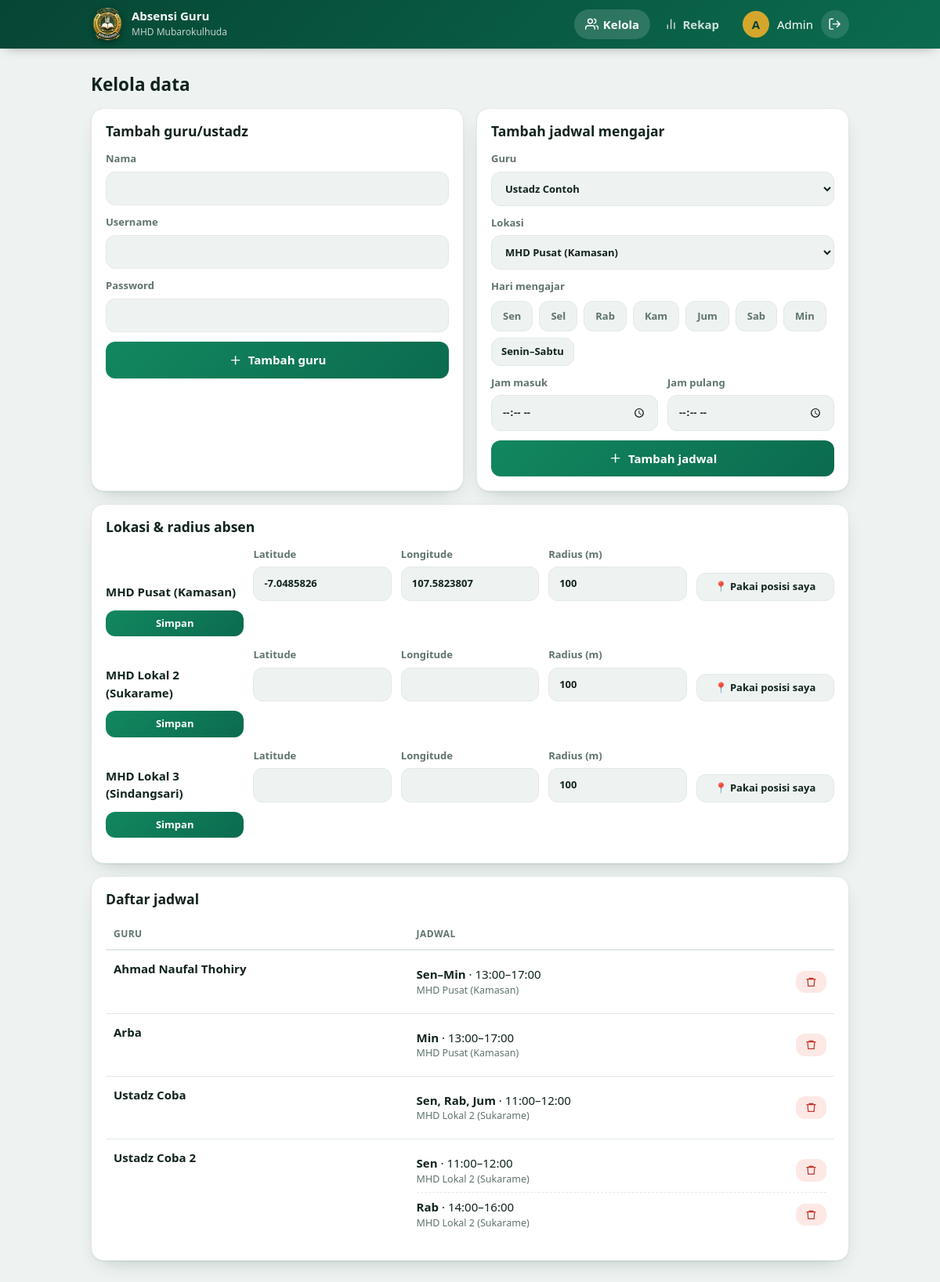
The page /admin (signed in) on the database its author committed.
### tables this page shows
CREATE TABLE lokasi(id integer primary key, nama text unique, lat real, lng real, radius int default 100);

CREATE TABLE jadwal(id integer primary key, user_id int, lokasi_id int, hari int, jam_masuk text, jam_pulang text);

CREATE TABLE users(id integer primary key, nama text, username text unique, password text, role text);

### app.py (the view)
@app.route("/admin")
@login_required("admin")
def admin():
    d = db()
    rows = d.execute("""select j.*, u.nama guru, l.nama lokasi from jadwal j join users u on u.id=j.user_id
        join lokasi l on l.id=j.lokasi_id order by u.nama, j.user_id, j.hari""").fetchall()
    per_guru = {}  # user_id -> {guru, blok}; blok digabung jika lokasi dan jam sama
    for j in rows:
        g = per_guru.setdefault(j["user_id"], {"guru": j["guru"], "blok": {}})
        b = g["blok"].setdefault((j["lokasi"], j["jam_masuk"], j["jam_pulang"]), {"hari": [], "ids": []})
        b["hari"].append(j["hari"]); b["ids"].append(str(j["id"]))
    jadwal = [{"guru": g["guru"], "blok": [
        {"lokasi": k[0], "jam": f"{k[1]}–{k[2]}", "hari": label_hari(v["hari"]), "ids": ",".join(v["ids"])}
        for k, v in sorted(g["blok"].items(), key=lambda kv: min(kv[1]["hari"]))]} for g in per_guru.values()]
    return render_template("admin.html", hari=HARI, jadwal=jadwal,
        lokasi=d.execute("select * from lokasi").fetchall(),
        gurus=d.execute("select * from users where role='guru'").fetchall())

### app.py (called while the page is built)
def db():
    if "db" not in g:
        g.db = sqlite3.connect(DB); g.db.row_factory = sqlite3.Row
    return g.db

@app.teardown_appcontext
def tutup(_):
    d = g.pop("db", None)
    if d: d.close()

def login_required(role=None):
    def deco(f):
        @wraps(f)
        def w(*a, **k):
            if "uid" not in session: return redirect("/login")
            if role and session["role"] != role: abort(403)
            return f(*a, **k)
        return w
    return deco

def label_hari(hs):
    if hs[0] == -1: return "Setiap hari"
    n = [h[:3] for h in HARI]; out = []; i = 0
    while i < len(hs):
        j = i
        while j + 1 < len(hs) and hs[j + 1] == hs[j] + 1: j += 1
        out.append(f"{n[hs[i]]}–{n[hs[j]]}" if j - i >= 2 else ", ".join(n[h] for h in hs[i:j + 1]))
        i = j + 1
    return ", ".join(out)

### templates/admin.html
{% extends "base.html" %}{% from "_m.html" import ic %}{% block t %}Kelola{% endblock %}{% block c %}
<div class=page-h><h2>Kelola data</h2></div>
<div class="grid g2"><div class=card><h3>Tambah guru/ustadz</h3><form method=post action=/admin/guru class=f><label>Nama<input name=nama required></label><label>Username<input name=username required></label><label>Password<input name=password required></label><button class=btn>{{ic('plus')}}Tambah guru</button></form></div>
<div class=card><h3>Tambah jadwal mengajar</h3><form method=post action=/admin/jadwal class=f>
<label>Guru<select name=user_id>{% for g in gurus %}<option value={{g.id}}>{{g.nama}}{% endfor %}</select></label>
<label>Lokasi<select name=lokasi_id>{% for l in lokasi %}<option value={{l.id}}>{{l.nama}}{% endfor %}</select></label>
<div><span class=lbl>Hari mengajar</span>
<div class=days>{% for h in hari %}<label class=day><input type=checkbox name=hari value={{loop.index0}}><span>{{h[:3]}}</span></label>{% endfor %}</div>
<div class=days style="margin-top:8px"><button type=button class="btn ghost sm" data-pilih="0-5">Senin–Sabtu</button></div></div>
<div class="f row"><label>Jam masuk<input type=time name=jam_masuk required></label><label>Jam pulang<input type=time name=jam_pulang required></label></div>
<button class=btn>{{ic('plus')}}Tambah jadwal</button></form></div></div>
<div class=card><h3>Lokasi &amp; radius absen</h3>
{% for l in lokasi %}<form method=post action="/admin/lokasi/{{l.id}}" class="f row" style="margin-bottom:14px"><div><b>{{l.nama}}</b></div>
<label>Latitude<input name=lat value="{{l.lat if l.lat is not none else ''}}" required></label>
<label>Longitude<input name=lng value="{{l.lng if l.lng is not none else ''}}" required></label>
<label>Radius (m)<input name=radius type=number min=10 value="{{l.radius or 100}}" required></label>
<button type=button class="btn ghost sm posku">📍 Pakai posisi saya</button><button class="btn sm">Simpan</button></form>{% endfor %}</div>
<div class=card><h3>Daftar jadwal</h3><table class=tbl><thead><tr><th>Guru<th>Jadwal</thead>
{% for g in jadwal %}<tr><td data-label=Guru><b>{{g.guru}}</b>
<td data-label=Jadwal><div class=jls>{% for b in g.blok %}<div class=jl><div><b>{{b.hari}}</b> · {{b.jam}}<small>{{b.lokasi}}</small></div>
<form method=post action=/admin/jadwal/hapus data-confirm="Hapus jadwal ini (semua hari di baris ini)?"><input type=hidden name=ids value="{{b.ids}}"><button class="btn danger sm" title=Hapus>{{ic('trash')}}</button></form></div>{% endfor %}</div>
{% else %}<tr><td class=empty>Belum ada jadwal.{% endfor %}</table></div>
{% endblock %}

### templates/base.html (shortened to what this page needs)
<!doctype html><html lang=id><meta charset=utf-8><meta name=viewport content="width=device-width,initial-scale=1,viewport-fit=cover"><meta name=theme-color content="#064634">
<title>{% block t %}Absensi{% endblock %} · Mubarokulhuda</title><link rel=stylesheet href="/static/style.css"><link rel=icon href="/static/favicon.png"><link rel=icon type="image/png" href="/static/favicon.png">
{% from "_m.html" import ic %}{% include "_sprite.html" %}
<header class=top><div class=wrap><a class=brand href=/><img class=logo src="/static/logo.png" alt="Logo MHD Mubarokulhuda"><span><b>Absensi Guru</b><small>MHD Mubarokulhuda</small></span></a>
{% if session.uid %}{% if session.role=='admin' %}<nav class=nav><a href=/admin class="{{'on' if request.path.startswith('/admin')}}">{{ic('users')}}<span>Kelola</span></a><a href=/rekap class="{{'on' if request.path.startswith('/rekap')}}">{{ic('chart')}}<span>Rekap</span></a></nav>{% endif %}
<div class=me><span class=av>{{session.nama[:1]|upper}}</span><span class=nm>{{session.nama}}</span><a href=/logout title=Keluar>{{ic('logout')}}</a></div>{% endif %}</div></header>
<main class=wrap>{% for m in get_flashed_messages() %}<div class=toast>{{m}}</div>{% endfor %}{% block c %}{% endblock %}</main>
<script src="/static/app.js"></script></html>

### templates/_m.html (shortened to what this page needs)
{% macro ic(n) %}<svg class="ic"><use href="#i-{{n}}" /></svg>{% endmacro %}

### static/style.css (style rules this page uses)
:root { --p: #0b6b4f; --p2: #12875f; --pd: #064634; --gold: #d4a72c; --bg: #eef3f1; --card: #fff; --tx: #10231c; --mut: #5f736b; --bd: #e1e9e5; --ok: #0f8a5f; --okb: #dff5ea; --bad: #c0392b; --badb: #fde8e5; --warn: #9a6b00; --warnb: #fff3d1; --r: 16px; --sh: 0 1px 2px #0b2a2010, 0 10px 28px -14px #0b2a2050; }
* { box-sizing: border-box; }
h1, h2, h3, p { margin: 0; line-height: 1.25; }
.ic { width: 1.15em; height: 1.15em; stroke: currentColor; fill: none; stroke-width: 2; stroke-linecap: round; stroke-linejoin: round; vertical-align: -0.2em; flex: none; }
.wrap { max-width: 1000px; margin: 0 auto; padding: 0 16px; }
.top { position: sticky; top: 0; z-index: 20; background: linear-gradient(135deg, var(--pd), var(--p)); color: #fff; box-shadow: 0 4px 16px -8px #0008; }
.top .wrap { display: flex; align-items: center; gap: 16px; height: 62px; }
.brand { display: flex; align-items: center; gap: 10px; color: #fff; text-decoration: none; margin-right: auto; }
.brand b { display: block; line-height: 1.1; }
.brand small { opacity: 0.75; font-size: 12px; }
.nav { display: flex; gap: 4px; }
.nav a { display: flex; align-items: center; gap: 6px; color: #ffffffcc; text-decoration: none; padding: 8px 14px; border-radius: 999px; font-weight: 600; }
.nav a.on, .nav a:hover { background: #ffffff26; color: #fff; }
.me { display: flex; align-items: center; gap: 10px; }
.me a { color: #fff; display: grid; place-items: center; width: 36px; height: 36px; border-radius: 50%; background: #ffffff1f; }
.av { width: 34px; height: 34px; border-radius: 50%; background: var(--gold); color: var(--pd); display: grid; place-items: center; font-weight: 700; }
main.wrap { padding-top: 32px; padding-bottom: 48px; }
.page-h { display: flex; justify-content: space-between; align-items: flex-end; flex-wrap: wrap; gap: 10px; margin-bottom: 16px; }
.card { background: var(--card); border: 1px solid var(--bd); border-radius: var(--r); box-shadow: var(--sh); padding: 18px; margin-bottom: 16px; }
.card h3 { margin-bottom: 14px; }
.grid { display: grid; gap: 16px; }
.g2 { grid-template-columns: repeat(auto-fit, minmax(300px, 1fr)); }
.f { display: grid; gap: 12px; }
.f.row { grid-template-columns: repeat(auto-fit, minmax(150px, 1fr)); align-items: end; }
label { font-size: 13px; font-weight: 600; color: var(--mut); display: grid; gap: 6px; }
input, select, textarea { font: inherit; color: var(--tx); background: var(--bg); border: 1.5px solid var(--bd); border-radius: 12px; padding: 11px 13px; width: 100%; transition: 0.15s; }
.btn { display: inline-flex; align-items: center; justify-content: center; gap: 8px; font: inherit; font-weight: 600; border: 0; border-radius: 12px; padding: 12px 18px; background: linear-gradient(135deg, var(--p2), var(--p)); color: #fff; cursor: pointer; text-decoration: none; transition: 0.15s; }
.btn.ghost { background: var(--bg); color: var(--tx); border: 1.5px solid var(--bd); }
.btn.danger { background: var(--badb); color: var(--bad); }
.btn.sm { padding: 7px 12px; font-size: 13px; }
.tbl { width: 100%; border-collapse: collapse; }
.tbl th { font-size: 12px; text-transform: uppercase; letter-spacing: 0.04em; color: var(--mut); text-align: left; padding: 10px; border-bottom: 2px solid var(--bd); }
.tbl td { padding: 12px 10px; border-bottom: 1px solid var(--bd); vertical-align: top; }
.tbl tr:last-child td { border-bottom: 0; }
.lbl { display: block; font-size: 13px; font-weight: 600; color: var(--mut); margin-bottom: 8px; }
.days { display: flex; flex-wrap: wrap; gap: 8px; }
.day { position: relative; display: block; }
.day span { display: block; padding: 9px 14px; border-radius: 12px; border: 1.5px solid var(--bd); background: var(--bg); font-weight: 600; cursor: pointer; }
.jls { flex: 1; min-width: 0; }
.jl { display: flex; align-items: center; justify-content: space-between; gap: 10px; padding: 7px 0; border-bottom: 1px dashed var(--bd); text-align: left; }
.jl:last-child { border: 0; }
.jl small { display: block; color: var(--mut); }
.logo { width: 42px; height: 42px; object-fit: contain; filter: drop-shadow(0 2px 4px #0006); }

### rows shown on the page
lokasi: nama "MHD Pusat (Kamasan)", lat "-7.0485826", lng "107.5823807", radius "100"
lokasi: nama "MHD Lokal 2 (Sukarame)", radius "100"
lokasi: nama "MHD Lokal 3 (Sindangsari)", radius "100"
jadwal: guru "Ahmad Naufal Thohiry", hari "Sen–Min", jam "13:00–17:00", lokasi "MHD Pusat (Kamasan)"
jadwal: guru "Arba", hari "Min", jam "13:00–17:00", lokasi "MHD Pusat (Kamasan)"
jadwal: guru "Ustadz Coba", hari "Sen, Rab, Jum", jam "11:00–12:00", lokasi "MHD Lokal 2 (Sukarame)"
jadwal: guru "Ustadz Coba 2", hari "Sen", jam "11:00–12:00", lokasi "MHD Lokal 2 (Sukarame)"
jadwal: hari "Rab", jam "14:00–16:00", lokasi "MHD Lokal 2 (Sukarame)"

### other values the page prints
{{ session.nama[:1]|upper }} "A"
{{ session.nama }} "Admin"
{{ h[:3] }} "Sen" "Sel" "Rab" "Kam" "Jum" "Sab" "Min"
form field user_id "Ustadz Contoh"
form field lokasi_id "MHD Pusat (Kamasan)"
